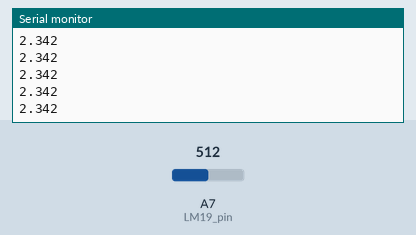
The sketch below on a simulated Arduino Nano, built with avr-gcc and run on an emulated ATmega328P. Shown: the last lines printed to the serial monitor. The inputs (shaded band) are chosen by the test bench; at power-on: A7 (LM19_pin) = 512.

Above: at 3.2 s.
3.3 s: A7 (LM19_pin) set to 716
At 3.68 s:
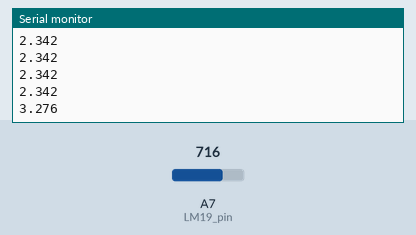
4.8 s: A7 (LM19_pin) set to 900
At 4.93 s:
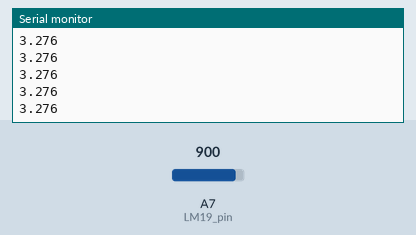
Timing chart, 0 to 7.8 s (numbered marks = the images above; inputs shaded):
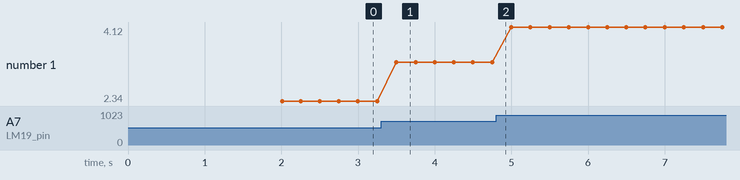

Measured:
- after the input at 3.3 s, the serial monitor: prints a new line after 0.20 s (image 1)
- plotted number 1: 2.34 → 3.28 after the input at 3.3 s, 3.28 → 4.12 after the input at 4.8 s

The sketch:

testing_LM19.ino
```cpp
#define LM19_pin A7  // Reference voltage pin
// See https://www.ti.com/lit/ds/symlink/lm19.pdf for equations.

// delay time for reading temperaturez
long TimeOfLastTempRead = 0;
const long DelayofTempRead = 250;  // milliseconds.

const float Vref = 4.68; // refence for voltage for sensor.
const float temperature_range[] = { 25, 200 };  // allowable temperature range.


void setup() {
  Serial.begin(9600);  // Serial to print messages.

  pinMode(LM19_pin, INPUT);  // LM19 Temp Sensor
  delay(2000);
  Serial.print("voltage");
  // Serial.print(" temperature");
  Serial.println();
}

void loop() {
  // put your main code here, to run repeatedly:
  if ((millis() - TimeOfLastTempRead) >= DelayofTempRead) {
    TimeOfLastTempRead = millis();
    double Vo = analogRead(LM19_pin);
    Vo = Vo * Vref / 1023.0;  // mapping value to a output voltage.
    // Vo = Vo - 0.135;

    // double temperature = linear(Vo);
    // double temperature = adj_linear(Vo);
    // double temperature = parabolic(Vo);

    Serial.print(Vo, 3);
    // Serial.print(" ");
    // Serial.print(temperature);
    Serial.println();
  }
}

double parab_transfer_function(double temp) {
  /*
  Function to calculate the voltage using the parabolic transfer function

    See https://www.ti.com/lit/ds/symlink/lm19.pdf
  */
  return -3.88e-6 * pow(temp, 2) - 1.15e-2 * temp + 1.8639;  // units: V
}


double linear(double Vo) {
  // Function to calculate temperature using the linear function.

  return (Vo - 1.8663) / -11.69e-3;  // units: C
}

double adj_linear(double Vo) {
  // Function to calculate temperature using the adjusted linear function.

  double T_mid = (temperature_range[0] + temperature_range[1]) / 2;                      // units: C
  double m = -7.76e-6 * T_mid - 0.0115;                                                  // units: V/C
  double Vop_max = parab_transfer_function(temperature_range[1]);                        // units: V
  double Vop = parab_transfer_function(T_mid);                                           // units: V
  double adjusted_intercept = Vop_max + Vop - m * ((temperature_range[1] + T_mid) / 2);  // units: V

  return (Vo - adjusted_intercept) / m;  // units: C
}


double parabolic(double Vo) {
  // Function to calculate temperature using the parabolic function

  // // Constants to simplify the equation
  double c1 = -1481.96;
  double c2 = 2.1962e6;
  double c3 = 1.8639;
  double c4 = 3.88e-6;

  return c1 + sqrt(c2 + ((c3 - Vo) / c4));
}
```
